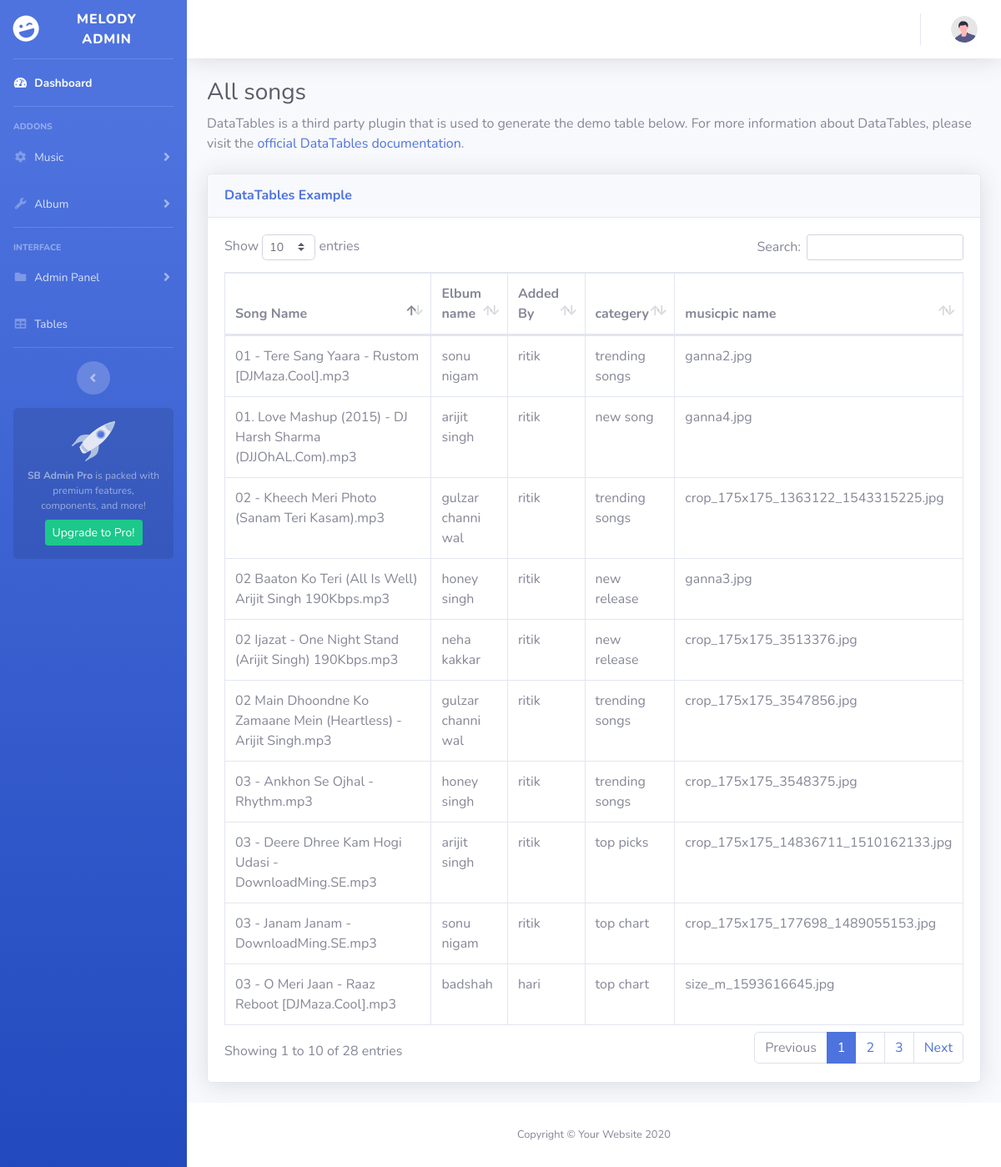
The page /Admin/view-music.php (signed in) on the database its author committed.
### tables this page shows
CREATE TABLE IF NOT EXISTS `music` (
  `sr` int(11) NOT NULL AUTO_INCREMENT,
  `music` varchar(100) NOT NULL,
  `addedby` varchar(20) NOT NULL,
  `Elbum` varchar(50) NOT NULL,
  `categery` varchar(50) NOT NULL,
  `musicpic` varchar(100) NOT NULL,
  PRIMARY KEY (`sr`),
  UNIQUE KEY `music` (`music`)
);

### Admin/view-music.php (the view, shortened to what this page needs)
<!DOCTYPE html>
<html lang="en">
<head>
    <link href="vendor/fontawesome-free/css/all.min.css" rel="stylesheet" type="text/css">
    <link href="css/sb-admin-2.min.css" rel="stylesheet">
    <link href="vendor/datatables/dataTables.bootstrap4.min.css" rel="stylesheet">
</head>
<body id="page-top">
    <div id="wrapper">
      <?php
     include('nav.php');
?>
        <div id="content-wrapper" class="d-flex flex-column">
            <div id="content">
                <?php
                include('topbar.php');
                ?>
                <div class="container-fluid">
                    <h1 class="h3 mb-2 text-gray-800">All songs</h1>
                    <p class="mb-4">DataTables is a third party plugin that is used to generate the demo table below.
                        For more information about DataTables, please visit the <a target="_blank"
                            href="https://datatables.net">official DataTables documentation</a>.</p>
<?php
  include '../common/config.php';
  $sql="Select * from music ";
  $result=mysqli_query($conn, $sql);
  $num=mysqli_num_rows($result);
?>
                    <div class="card shadow mb-4">
                        <div class="card-header py-3">
                            <h6 class="m-0 font-weight-bold text-primary">DataTables Example</h6>
                        </div>
                        <div class="card-body">
                            <div class="table-responsive">
                                <table class="table table-bordered" id="dataTable" width="100%" cellspacing="0">
                                    <thead>
                                        <tr>
                                            <th>Song Name</th>
                                            <th>Elbum name</th>
                                            <th>Added By</th>
                                            <th>categery</th>
                                            <th>musicpic name</th>
                                        </tr>
                                    </thead>
                                    <tbody>
                                    <?php
                               if($num>0){
                                   while($row= mysqli_fetch_assoc($result)){
                                    ?>
                                    <tr>
                                    <td><?php echo $row['music'];  ?></td>
                                    <td><?php echo $row['Elbum'];   ?></td>
                                    <td><?php echo $row['addedby'];   ?></td>
                                    <td><?php echo $row['categery'];   ?></td>
                                    <td><?php echo $row['musicpic'];      ?></td>
                                     </tr>
                                  <?php
                                   }
                                   }
                                   else{
                                       echo "no record found";
                                   }
                                   ?>
                                    </tbody>
                                </table>
                            </div>
                        </div>
                    </div>
                </div>
            </div>
            <footer class="sticky-footer bg-white">
                <div class="container my-auto">
                    <div class="copyright text-center my-auto">
                        <span>Copyright &copy; Your Website 2020</span>
                    </div>
                </div>
            </footer>
        </div>
    </div>
</body>
</html>

### rows shown on the page
music: music "01 - Tere Sang Yaara - Rustom [DJMaza.Cool].mp3", Elbum "sonu nigam", addedby "ritik", categery "trending songs", musicpic "ganna2.jpg"
music: music "02 Baaton Ko Teri (All Is Well) Arijit Singh 190Kbps.mp3", Elbum "honey singh", addedby "ritik", categery "new release", musicpic "ganna3.jpg"
music: music "01. Love Mashup (2015) - DJ Harsh Sharma (DJJOhAL.Com).mp3", Elbum "arijit singh", addedby "ritik", categery "new song", musicpic "ganna4.jpg"
music: music "03 - Janam Janam - DownloadMing.SE.mp3", Elbum "sonu nigam", addedby "ritik", categery "top chart", musicpic "crop_175x175_177698_1489055153.jpg"
music: music "02 - Kheech Meri Photo (Sanam Teri Kasam).mp3", Elbum "gulzar channi wal", addedby "ritik", categery "trending songs", musicpic "crop_175x175_1363122_1543315225.jpg"
music: music "02 Ijazat - One Night Stand (Arijit Singh) 190Kbps.mp3", Elbum "neha kakkar", addedby "ritik", categery "new release", musicpic "crop_175x175_3513376.jpg"
music: music "02 Main Dhoondne Ko Zamaane Mein (Heartless) - Arijit Singh.mp3", Elbum "gulzar channi wal", addedby "ritik", categery "trending songs", musicpic "crop_175x175_3547856.jpg"
music: music "03 - Ankhon Se Ojhal - Rhythm.mp3", Elbum "honey singh", addedby "ritik", categery "trending songs", musicpic "crop_175x175_3548375.jpg"
music: music "03 - Deere Dhree Kam Hogi Udasi - DownloadMing.SE.mp3", Elbum "arijit singh", addedby "ritik", categery "top picks", musicpic "crop_175x175_14836711_1510162133.jpg"
music: music "03 - O Meri Jaan - Raaz Reboot [DJMaza.Cool].mp3", Elbum "badshah", addedby "hari", categery "top chart", musicpic "size_m_1593616645.jpg"
